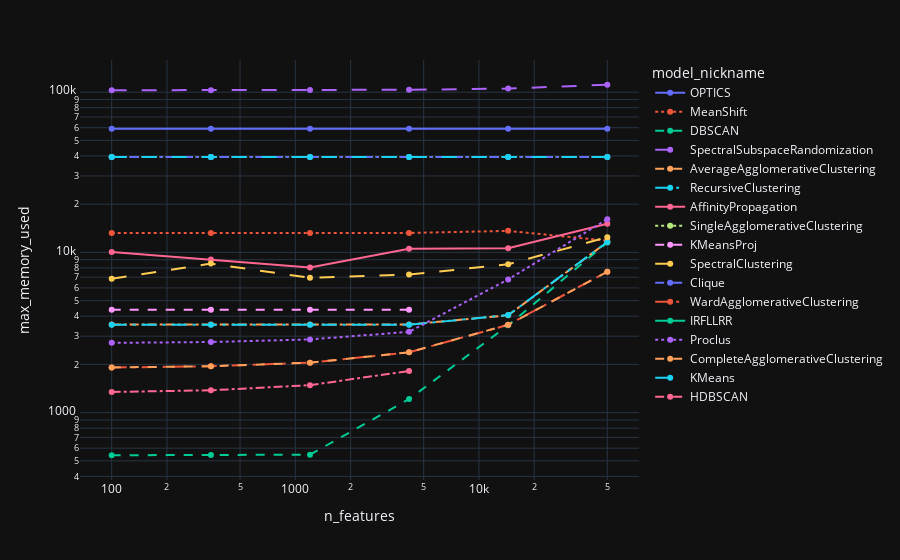

The notebook cell this image was saved under:
### Code cell
df = df_common.copy()
df = df.loc[df['n_samples']==14427]
df = df.sort_values(by='n_features')
fig = px.line(df, x='n_features', y='max_memory_used', color='model_nickname', line_dash='model_nickname', log_x=True, log_y=True, markers=True)
fig.show()

### Figure 1 — Plotly figure (JSON) as saved in the notebook; plotly's stock layout.template omitted (floating-point values rounded to 4 significant figures)
{"data": [{"hovertemplate": "model_nickname=OPTICS<br>n_features=%{x}<br>max_memory_used=%{y}<extra></extra>", "legendgroup": "OPTICS", "line": {"color": "#636efa", "dash": "solid"}, "marker": {"symbol": "circle"}, "mode": "lines+markers", "name": "OPTICS", "orientation": "v", "showlegend": true, "x": [100, 347, 1202, 4163, 14427, 50000], "xaxis": "x", "y": [59040.0, 59040.0, 59040.0, 59040.0, 59040.0, 59040.0], "yaxis": "y", "type": "scatter"}, {"hovertemplate": "model_nickname=MeanShift<br>n_features=%{x}<br>max_memory_used=%{y}<extra></extra>", "legendgroup": "MeanShift", "line": {"color": "#EF553B", "dash": "dot"}, "marker": {"symbol": "circle"}, "mode": "lines+markers", "name": "MeanShift", "orientation": "v", "showlegend": true, "x": [100, 347, 1202, 4163, 14427, 50000], "xaxis": "x", "y": [13220.0, 13220.0, 13220.0, 13220.0, 13620.0, 11830.0], "yaxis": "y", "type": "scatter"}, {"hovertemplate": "model_nickname=DBSCAN<br>n_features=%{x}<br>max_memory_used=%{y}<extra></extra>", "legendgroup": "DBSCAN", "line": {"color": "#00cc96", "dash": "dash"}, "marker": {"symbol": "circle"}, "mode": "lines+markers", "name": "DBSCAN", "orientation": "v", "showlegend": true, "x": [100, 347, 1202, 4163, 14427, 50000], "xaxis": "x", "y": [541.8, 544.0, 546.4, 1215.0, 3507.0, 11520.0], "yaxis": "y", "type": "scatter"}, {"hovertemplate": "model_nickname=SpectralSubspaceRandomization<br>n_features=%{x}<br>max_memory_used=%{y}<extra></extra>", "legendgroup": "SpectralSubspaceRandomization", "line": {"color": "#ab63fa", "dash": "longdash"}, "marker": {"symbol": "circle"}, "mode": "lines+markers", "name": "SpectralSubspaceRandomization", "orientation": "v", "showlegend": true, "x": [100, 347, 1202, 4163, 14427, 50000], "xaxis": "x", "y": [102800.0, 102900.0, 103000.0, 103500.0, 105200.0, 111200.0], "yaxis": "y", "type": "scatter"}, {"hovertemplate": "model_nickname=AverageAgglomerativeClustering<br>n_features=%{x}<br>max_memory_used=%{y}<extra></extra>", "legendgroup": "AverageAgglomerativeClustering", "line": {"color": "#FFA15A", "dash": "dashdot"}, "marker": {"symbol": "circle"}, "mode": "lines+markers", "name": "AverageAgglomerativeClustering", "orientation": "v", "showlegend": true, "x": [100, 347, 1202, 4163, 14427, 50000], "xaxis": "x", "y": [3544.0, 3544.0, 3544.0, 3544.0, 4052.0, 11600.0], "yaxis": "y", "type": "scatter"}, {"hovertemplate": "model_nickname=RecursiveClustering<br>n_features=%{x}<br>max_memory_used=%{y}<extra></extra>", "legendgroup": "RecursiveClustering", "line": {"color": "#19d3f3", "dash": "longdashdot"}, "marker": {"symbol": "circle"}, "mode": "lines+markers", "name": "RecursiveClustering", "orientation": "v", "showlegend": true, "x": [100, 347, 1202, 4163, 14427, 50000], "xaxis": "x", "y": [3530.0, 3530.0, 3530.0, 3530.0, 4064.0, 11610.0], "yaxis": "y", "type": "scatter"}, {"hovertemplate": "model_nickname=AffinityPropagation<br>n_features=%{x}<br>max_memory_used=%{y}<extra></extra>", "legendgroup": "AffinityPropagation", "line": {"color": "#FF6692", "dash": "solid"}, "marker": {"symbol": "circle"}, "mode": "lines+markers", "name": "AffinityPropagation", "orientation": "v", "showlegend": true, "x": [100, 347, 1202, 4163, 14427, 50000], "xaxis": "x", "y": [10060.0, 9016.0, 8041.0, 10540.0, 10610.0, 15090.0], "yaxis": "y", "type": "scatter"}, {"hovertemplate": "model_nickname=SingleAgglomerativeClustering<br>n_features=%{x}<br>max_memory_used=%{y}<extra></extra>", "legendgroup": "SingleAgglomerativeClustering", "line": {"color": "#B6E880", "dash": "dot"}, "marker": {"symbol": "circle"}, "mode": "lines+markers", "name": "SingleAgglomerativeClustering", "orientation": "v", "showlegend": true, "x": [100, 347, 1202, 4163, 14427, 50000], "xaxis": "x", "y": [39390.0, 39390.0, 39390.0, 39390.0, 39390.0, 39390.0], "yaxis": "y", "type": "scatter"}, {"hovertemplate": "model_nickname=KMeansProj<br>n_features=%{x}<br>max_memory_used=%{y}<extra></extra>", "legendgroup": "KMeansProj", "line": {"color": "#FF97FF", "dash": "dash"}, "marker": {"symbol": "circle"}, "mode": "lines+markers", "name": "KMeansProj", "orientation": "v", "showlegend": true, "x": [100, 347, 1202, 4163, 14427, 50000], "xaxis": "x", "y": [4383.0, 4383.0, 4383.0, 4383.0, null, null], "yaxis": "y", "type": "scatter"}, {"hovertemplate": "model_nickname=SpectralClustering<br>n_features=%{x}<br>max_memory_used=%{y}<extra></extra>", "legendgroup": "SpectralClustering", "line": {"color": "#FECB52", "dash": "longdash"}, "marker": {"symbol": "circle"}, "mode": "lines+markers", "name": "SpectralClustering", "orientation": "v", "showlegend": true, "x": [100, 347, 1202, 4163, 14427, 50000], "xaxis": "x", "y": [6844.0, 8511.0, 6935.0, 7266.0, 8433.0, 12440.0], "yaxis": "y", "type": "scatter"}, {"hovertemplate": "model_nickname=Clique<br>n_features=%{x}<br>max_memory_used=%{y}<extra></extra>", "legendgroup": "Clique", "line": {"color": "#636efa", "dash": "dashdot"}, "marker": {"symbol": "circle"}, "mode": "lines+markers", "name": "Clique", "orientation": "v", "showlegend": true, "x": [100, 347, 1202, 4163, 14427, 50000], "xaxis": "x", "y": [39390.0, 39390.0, 39390.0, 39390.0, 39390.0, 39390.0], "yaxis": "y", "type": "scatter"}, {"hovertemplate": "model_nickname=WardAgglomerativeClustering<br>n_features=%{x}<br>max_memory_used=%{y}<extra></extra>", "legendgroup": "WardAgglomerativeClustering", "line": {"color": "#EF553B", "dash": "longdashdot"}, "marker": {"symbol": "circle"}, "mode": "lines+markers", "name": "WardAgglomerativeClustering", "orientation": "v", "showlegend": true, "x": [100, 347, 1202, 4163, 14427, 50000], "xaxis": "x", "y": [1910.0, 1947.0, 2050.0, 2378.0, 3534.0, 7572.0], "yaxis": "y", "type": "scatter"}, {"hovertemplate": "model_nickname=IRFLLRR<br>n_features=%{x}<br>max_memory_used=%{y}<extra></extra>", "legendgroup": "IRFLLRR", "line": {"color": "#00cc96", "dash": "solid"}, "marker": {"symbol": "circle"}, "mode": "lines+markers", "name": "IRFLLRR", "orientation": "v", "showlegend": true, "x": [100, 347, 1202, 4163, 14427, 50000], "xaxis": "x", "y": [null, null, null, null, null, null], "yaxis": "y", "type": "scatter"}, {"hovertemplate": "model_nickname=Proclus<br>n_features=%{x}<br>max_memory_used=%{y}<extra></extra>", "legendgroup": "Proclus", "line": {"color": "#ab63fa", "dash": "dot"}, "marker": {"symbol": "circle"}, "mode": "lines+markers", "name": "Proclus", "orientation": "v", "showlegend": true, "x": [100, 347, 1202, 4163, 14427, 50000], "xaxis": "x", "y": [2725.0, 2758.0, 2861.0, 3192.0, 6781.0, 16120.0], "yaxis": "y", "type": "scatter"}, {"hovertemplate": "model_nickname=CompleteAgglomerativeClustering<br>n_features=%{x}<br>max_memory_used=%{y}<extra></extra>", "legendgroup": "CompleteAgglomerativeClustering", "line": {"color": "#FFA15A", "dash": "dash"}, "marker": {"symbol": "circle"}, "mode": "lines+markers", "name": "CompleteAgglomerativeClustering", "orientation": "v", "showlegend": true, "x": [100, 347, 1202, 4163, 14427, 50000], "xaxis": "x", "y": [1914.0, 1948.0, 2049.0, 2380.0, 3536.0, 7572.0], "yaxis": "y", "type": "scatter"}, {"hovertemplate": "model_nickname=KMeans<br>n_features=%{x}<br>max_memory_used=%{y}<extra></extra>", "legendgroup": "KMeans", "line": {"color": "#19d3f3", "dash": "longdash"}, "marker": {"symbol": "circle"}, "mode": "lines+markers", "name": "KMeans", "orientation": "v", "showlegend": true, "x": [100, 347, 1202, 4163, 14427, 50000], "xaxis": "x", "y": [39400.0, 39400.0, 39400.0, 39400.0, 39400.0, 39400.0], "yaxis": "y", "type": "scatter"}, {"hovertemplate": "model_nickname=HDBSCAN<br>n_features=%{x}<br>max_memory_used=%{y}<extra></extra>", "legendgroup": "HDBSCAN", "line": {"color": "#FF6692", "dash": "dashdot"}, "marker": {"symbol": "circle"}, "mode": "lines+markers", "name": "HDBSCAN", "orientation": "v", "showlegend": true, "x": [100, 347, 1202, 4163, 14427, 50000], "xaxis": "x", "y": [1346.0, 1378.0, 1484.0, 1819.0, null, null], "yaxis": "y", "type": "scatter"}], "layout": {"xaxis": {"anchor": "y", "domain": [0.0, 1.0], "title": {"text": "n_features"}, "type": "log"}, "yaxis": {"anchor": "x", "domain": [0.0, 1.0], "title": {"text": "max_memory_used"}, "type": "log"}, "legend": {"title": {"text": "model_nickname"}, "tracegroupgap": 0}, "margin": {"t": 60}}}
